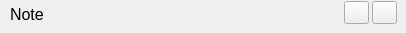
               <widget class="QWidget" name="widget_12" native="true">
                <property name="sizePolicy">
                 <sizepolicy hsizetype="Preferred" vsizetype="Fixed">
                  <horstretch>0</horstretch>
                  <verstretch>0</verstretch>
                 </sizepolicy>
                </property>
                <property name="minimumSize">
                 <size>
                  <width>400</width>
                  <height>25</height>
                 </size>
                </property>
                <property name="styleSheet">
                 <string notr="true"/>
                </property>
                <widget class="QLabel" name="label_48">
                 <property name="geometry">
                  <rect>
                   <x>10</x>
                   <y>6</y>
                   <width>170</width>
                   <height>16</height>
                  </rect>
                 </property>
                 <property name="font">
                  <font>
                   <family>Arial</family>
                   <pointsize>12</pointsize>
                   <bold>false</bold>
                  </font>
                 </property>
                 <property name="text">
                  <string>Note</string>
                 </property>
                </widget>
                <widget class="QPushButton" name="pushButton_40">
                 <property name="geometry">
                  <rect>
                   <x>372</x>
                   <y>1</y>
                   <width>25</width>
                   <height>23</height>
                  </rect>
                 </property>
                 <property name="text">
                  <string/>
                 </property>
                </widget>
                <widget class="QPushButton" name="pushButton_41">
                 <property name="geometry">
                  <rect>
                   <x>344</x>
                   <y>1</y>
                   <width>25</width>
                   <height>23</height>
                  </rect>
                 </property>
                 <property name="text">
                  <string/>
                 </property>
                </widget>
               </widget>
